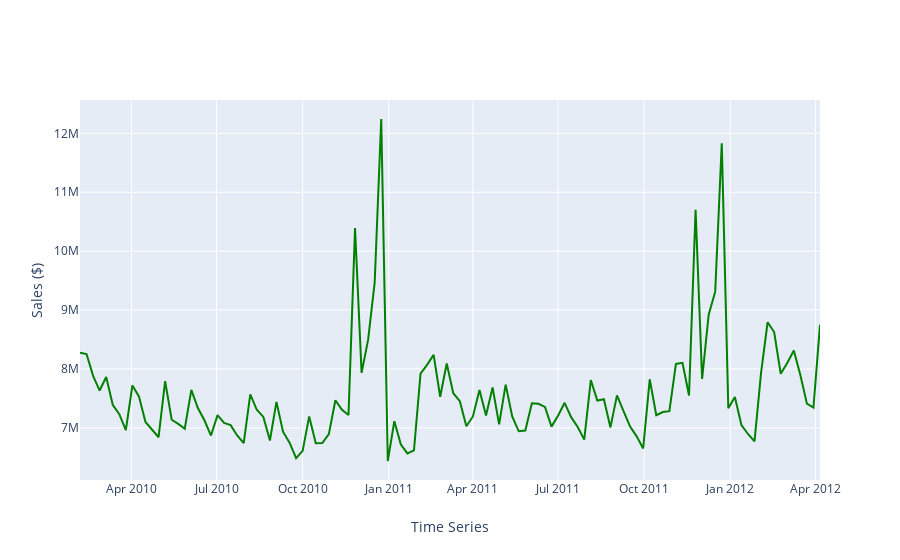

Source (notebook cell):
### Markdown cell above
## Stationarity

### Code cell
fig = go.Figure()
## Actual Sales
fig.add_trace(go.Scatter(x=train2.index, y=train2['cluster_2'],
    fill=None,
    name='Actuals',
    mode='lines',
    line_color='green',
    ))
## Update plot features
fig.update_layout(
    autosize=False,
    xaxis=go.layout.XAxis(title_text='Time Series'), 
    yaxis=go.layout.YAxis(title_text='Sales ($)'))

fig.show()
